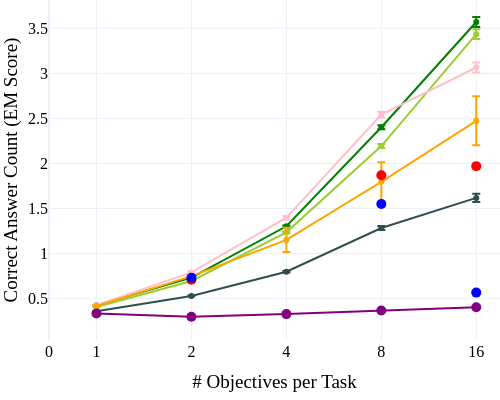

Notebook code cell kept with this figure:
### Code cell
# Second plot - Line chart for exact match scores
fig2 = go.Figure()
OBJS_TO_X = {1: 1, 2: 3, 4: 5, 8: 7, 16: 9}

# ABBEL Zero-Shot EM
fig2.add_trace(go.Scatter(
    x=[OBJS_TO_X[o] for o in ALL_NUM_OBJS],
    y=[np.mean(s) for s in zscores],
    error_y=dict(type='data', array=[np.std(s)/np.sqrt(len(s)) for s in zscores]),
    mode='markers+lines',
    name='ABBEL Zero-Shot',
    marker_color='darkslategray',
    marker_symbol='circle'
))

# ABBEL EM
fig2.add_trace(go.Scatter(
    x=[OBJS_TO_X[o] for o in ALL_NUM_OBJS],
    y=[np.mean(s) for s in scores01],
    error_y=dict(type='data', array=[np.std(s)/np.sqrt(len(s)) for s in scores01]),
    mode='markers+lines',
    name='ABBEL',
    marker_color='green',
    marker_symbol='circle'
))

# ABBEL penalty EM
fig2.add_trace(go.Scatter(
    x=[OBJS_TO_X[o] for o in ALL_NUM_OBJS],
    y=[np.mean(s) for s in scorespen01],
    error_y=dict(type='data', array=[np.std(s)/np.sqrt(len(s)) for s in scorespen01]),
    mode='markers+lines',
    name='ABBEL (Length Penalty 0.05)',
    marker_color='yellowgreen',
    marker_symbol='circle'
))

# Vanilla EM
fig2.add_trace(go.Scatter(
    x=[OBJS_TO_X[o] for o in ALL_NUM_OBJS],
    y=[np.mean(s) for s in v2scores],
    error_y=dict(type='data', array=[np.std(s)/np.sqrt(len(s)) for s in v2scores]),
    mode='markers+lines',
    name='Vanilla',
    marker_color='pink',
    marker_symbol='circle'
))

seeds_obj_result = []
for seed in mscores_seeds:
    seeds_obj_result.append([np.mean(obj) for obj in seed])
seeds_obj_result = np.vstack(seeds_obj_result)
# MEM1 (Instruct) EM
fig2.add_trace(go.Scatter(
    x=[OBJS_TO_X[o] for o in ALL_NUM_OBJS],
    y=np.mean(seeds_obj_result,axis=0),
    error_y=dict(type='data', array=np.std(seeds_obj_result,axis=0)/np.sqrt(len(seeds_obj_result))),
    mode='markers+lines',
    name='MEM1 (Instruct)',
    marker_color='orange',
    marker_symbol='circle'
))


# Qwen 7B vanilla zero-shot
fig2.add_trace(go.Scatter(
    x=[OBJS_TO_X[o] for o in ALL_NUM_OBJS],
    y=[np.mean(s) for s in zvscores],
    mode='markers+lines',
    name='Qwen2.5-7B-Instruct',
    marker_color='purple',
    marker_symbol='circle',
    marker_size=10
))

# MEM1 (Reported) EM
fig2.add_trace(go.Scatter(
    x=[OBJS_TO_X[o] for o in REPORTED_OBJS],
    y=[0.709,1.87,1.97],
    mode='markers',
    name='MEM1',
    marker_color='red',
    marker_symbol='circle',
    marker_size=10
))

# Qwen 14B
fig2.add_trace(go.Scatter(
    x=[OBJS_TO_X[o] for o in REPORTED_OBJS],
    y=[0.732,1.55,0.567],
    mode='markers',
    name='Qwen2.5-14B-Instruct',
    marker_color='blue',
    marker_symbol='circle',
    marker_size=10
))


fig2.update_layout(
    template='plotly_white',
    font=dict(family='Times New Roman', size=16, color='black'),
    xaxis_title='# Objectives per Task',
    yaxis_title='Correct Answer Count (EM Score)',
    width=500,
    height=400,
    showlegend=False,
    xaxis=dict(tickvals=[0] + [OBJS_TO_X[o] for o in ALL_NUM_OBJS], ticktext=[0] + ALL_NUM_OBJS, range=[0, 9.5]),
    margin=dict(l=0, r=0, t=0, b=60)
)

fig2.show()
fig2.write_image("notebooks/figures/QA_scores_fulleval_pen01.pdf", width=500, height=400)

### Figure 1 — Plotly figure (JSON) as saved in the notebook; plotly's stock layout.template omitted (floating-point values rounded to 4 significant figures)
{"data": [{"error_y": {"array": [0.002137, 0.004245, 0.0092, 0.02183, 0.04669], "type": "data"}, "marker": {"color": "darkslategray", "symbol": "circle"}, "mode": "markers+lines", "name": "ABBEL Zero-Shot", "type": "scatter", "x": [1, 3, 5, 7, 9], "y": [0.3608, 0.53, 0.7985, 1.284, 1.618]}, {"error_y": {"array": [0.0022, 0.004512, 0.009843, 0.02304, 0.05564], "type": "data"}, "marker": {"color": "green", "symbol": "circle"}, "mode": "markers+lines", "name": "ABBEL", "type": "scatter", "x": [1, 3, 5, 7, 9], "y": [0.426, 0.733, 1.303, 2.402, 3.569]}, {"error_y": {"array": [0.002187, 0.004481, 0.009731, 0.02238, 0.05361], "type": "data"}, "marker": {"color": "yellowgreen", "symbol": "circle"}, "mode": "markers+lines", "name": "ABBEL (Length Penalty 0.05)", "type": "scatter", "x": [1, 3, 5, 7, 9], "y": [0.4079, 0.696, 1.236, 2.193, 3.434]}, {"error_y": {"array": [0.00828, 0.01241, 0.01973, 0.03265, 0.05663], "type": "data"}, "marker": {"color": "pink", "symbol": "circle"}, "mode": "markers+lines", "name": "Vanilla", "type": "scatter", "x": [1, 3, 5, 7, 9], "y": [0.4275, 0.7907, 1.399, 2.541, 3.064]}, {"error_y": {"array": [0.00317, 0.006461, 0.1336, 0.2157, 0.272], "type": "data"}, "marker": {"color": "orange", "symbol": "circle"}, "mode": "markers+lines", "name": "MEM1 (Instruct)", "type": "scatter", "x": [1, 3, 5, 7, 9], "y": [0.419, 0.7506, 1.152, 1.797, 2.473]}, {"marker": {"color": "purple", "size": 10, "symbol": "circle"}, "mode": "markers+lines", "name": "Qwen2.5-7B-Instruct", "type": "scatter", "x": [1, 3, 5, 7, 9], "y": [0.3357, 0.2993, 0.3285, 0.3689, 0.4041]}, {"marker": {"color": "red", "size": 10, "symbol": "circle"}, "mode": "markers", "name": "MEM1", "type": "scatter", "x": [3, 7, 9], "y": [0.709, 1.87, 1.97]}, {"marker": {"color": "blue", "size": 10, "symbol": "circle"}, "mode": "markers", "name": "Qwen2.5-14B-Instruct", "type": "scatter", "x": [3, 7, 9], "y": [0.732, 1.55, 0.567]}], "layout": {"font": {"color": "black", "family": "Times New Roman", "size": 16}, "height": 400, "margin": {"b": 60, "l": 0, "r": 0, "t": 0}, "showlegend": false, "width": 500, "xaxis": {"range": [0, 9.5], "ticktext": [0, 1, 2, 4, 8, 16], "tickvals": [0, 1, 3, 5, 7, 9], "title": {"text": "# Objectives per Task"}}, "yaxis": {"title": {"text": "Correct Answer Count (EM Score)"}}}}
